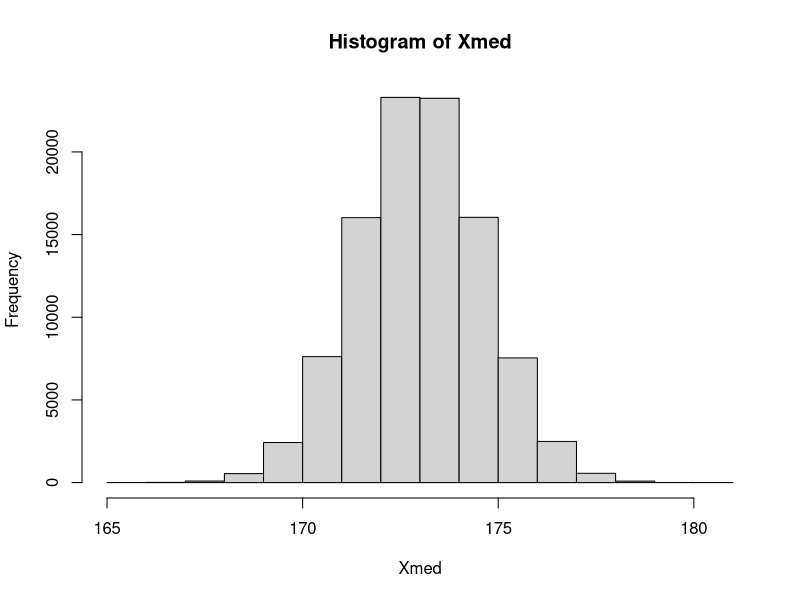
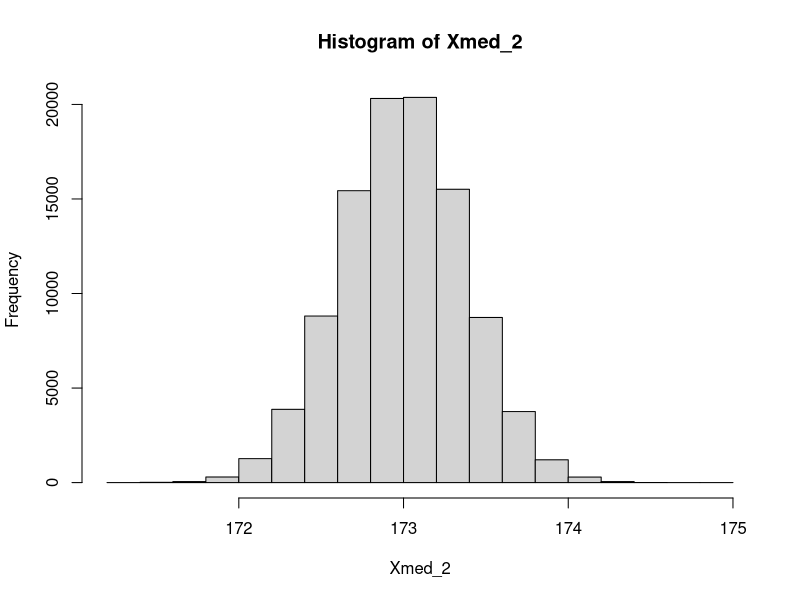
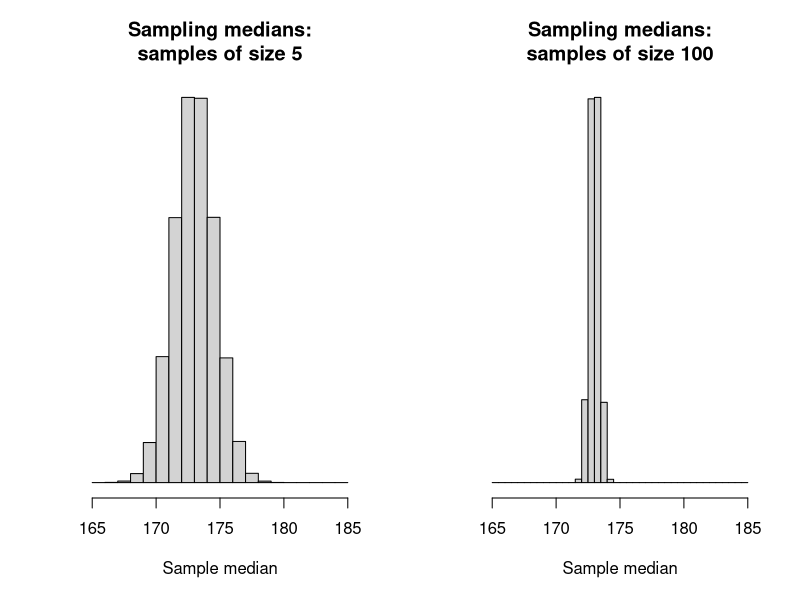
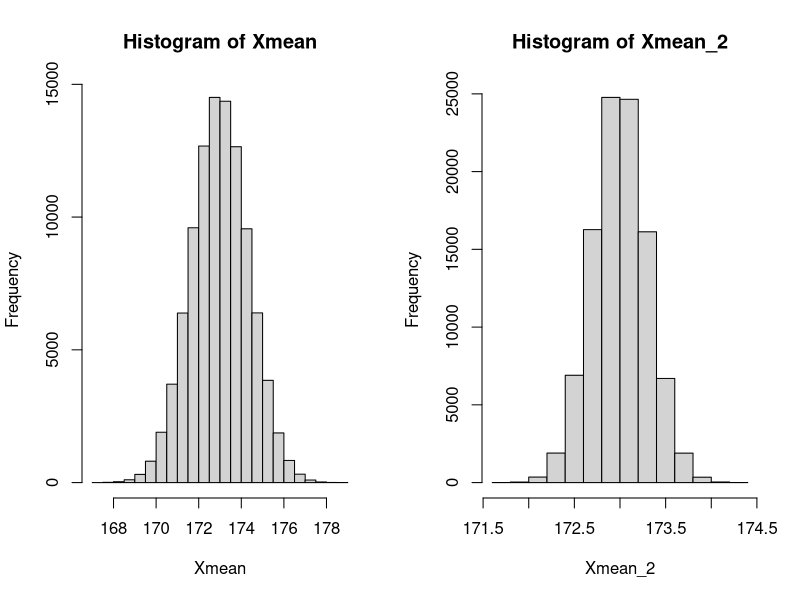
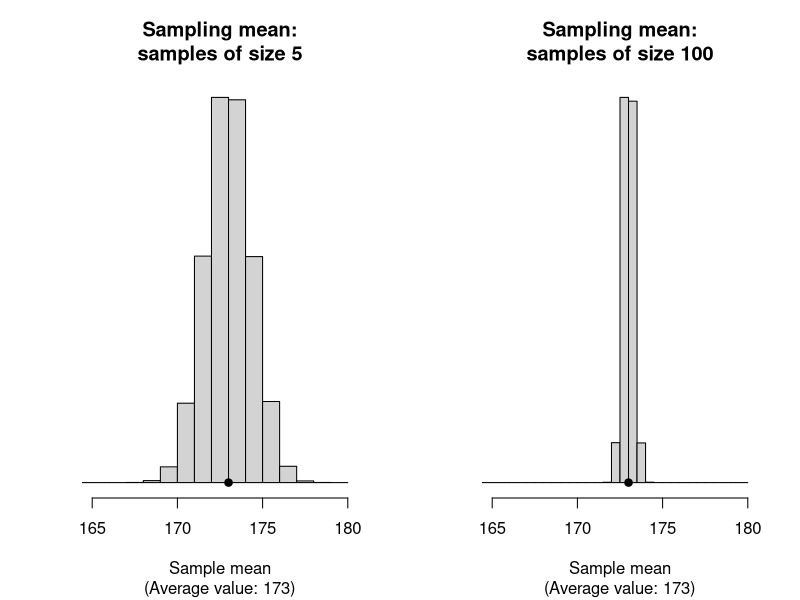
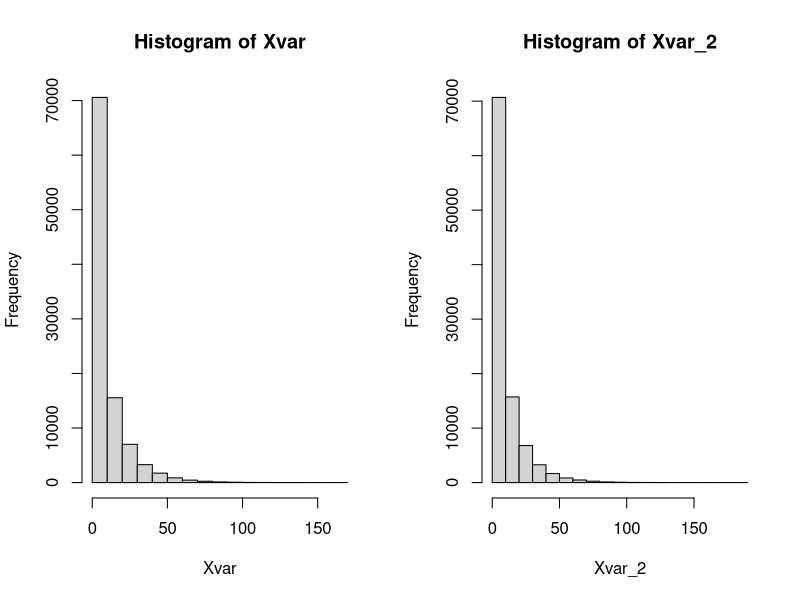
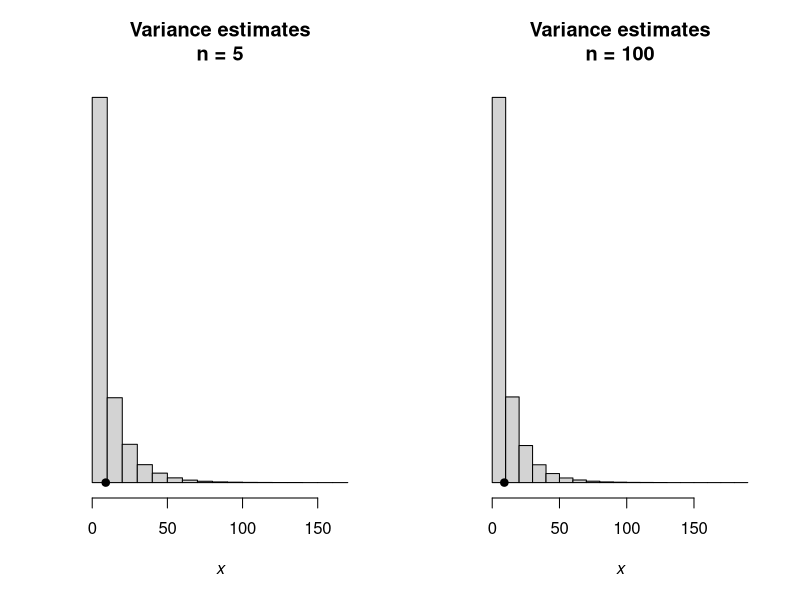
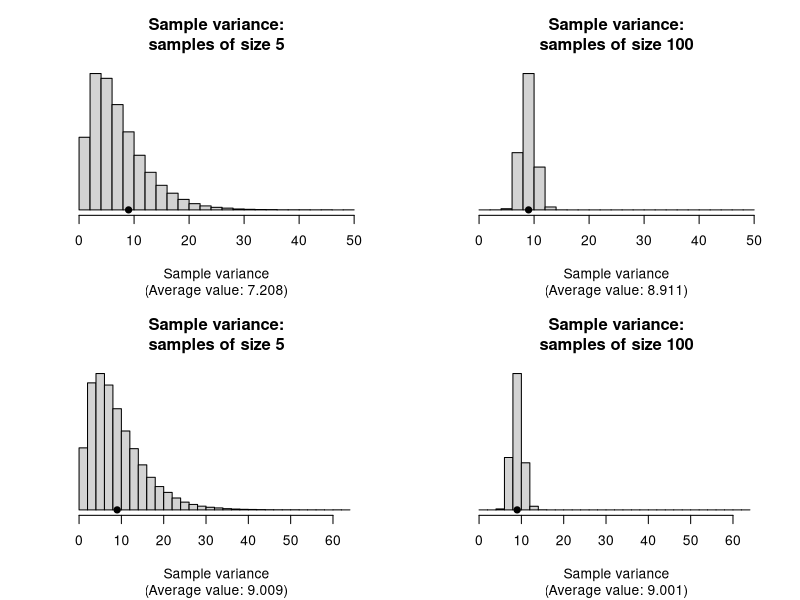

These figures' R source, in order: (Note: this script raises an error after producing the figures.)
## ---- chunk 1
Population <- c(22, 23, 27, 28, 38)
median_P <- median(Population)
median_P
## ---- chunk 2
combn(Population, 2)
## ---- chunk 3
median_S <- combn(Population, 2, FUN = median)
median_S
## ---- chunk 4
table(median_S)
## ---- chunk 5
median_S_2 <- combn(Population, 4, FUN = median)
table(median_S_2)
## ---- chunk 6
set.seed(1592875)
## ---- chunk 7
x_Mn <- 173; x_Sd <- 3        # Population (model) mean and std dev.
sample_Size <- 5              # Sample size is 5
x1 <- rnorm(sample_Size,      # Take a sample of this size...
            mean = x_Mn, sd = x_Sd)     # ... from this distribution
median(x1)                    # Compute the sample median for this sample
## ---- chunk 8
num_Sims <- 100000           # Number of simulations

# Generate random values
Xvals <- rnorm(num_Sims * sample_Size,
               mean = x_Mn, sd = x_Sd)

# Place these into an array, with each sample as a column 
Xvals <- array(Xvals,
               dim = c(sample_Size, num_Sims) )

# Find the median of each sample (i.e., column)
Xmed   <- apply(Xvals, 
                MARGIN = 2, 
                FUN = median) 
hist(Xmed)          # Create the histogram of sample medians
## ---- chunk 9
sample_Size2 <- 100

# Generate random values
Xvals_2 <- rnorm(num_Sims * sample_Size2,
                 mean = x_Mn, sd = x_Sd)

# Place these into an array, with each sample as a column 
Xvals_2 <- array(Xvals_2,
                 dim = c(sample_Size2, num_Sims) )

# Find the minimum of each sample (i.e., column)
Xmed_2   <- apply(Xvals_2, 
                  MARGIN = 2,       # MARGIN = 2 means the columns
                  FUN = median)     # Find the median of each column
hist(Xmed_2)                          # Create the histogram of sample medians
## ---- chunk 10
par( mfrow = c(1, 2))

set.seed(1592875)

hist(Xmed, 
     xlim = c(165, 185),
     xlab = "Sample median",
     ylab = "",
     breaks = seq(165, 185, by = 1),
     main = "Sampling medians:\nsamples of size 5",
     axes = FALSE)
axis(side = 1)

#####

hist(Xmed_2, 
     xlim = c(165, 185),
     xlab = "Sample median",
     ylab = "",
     breaks = seq(165, 185, by = 0.5),
     main = "Sampling medians:\nsamples of size 100",
     axes = FALSE)
axis(side = 1)
## ---- chunk 11
# Mean: n = 5
Xmean   <- apply(Xvals, 
                 MARGIN = 2, 
                 FUN = mean) 
hist(Xmean)          # Create the histogram of sample minimums

# Mean: n = 100
Xmean_2   <- apply(Xvals_2, 
                   MARGIN = 2, 
                   FUN = mean) 
hist(Xmean_2)          # Create the histogram of sample minimums
## ---- chunk 12
par( mfrow = c(1, 2))

hist(Xmean, 
     xlim = c(165, 180),
     xlab = "Sample mean",
     ylab = "",
     breaks = seq(150, 180, by = 1),
     main = "Sampling mean:\nsamples of size 5",
     sub = paste0("(Average value: ", round(mean(Xmean), 1), ")"),
     axes = FALSE)
axis(side = 1)
points(x = x_Mn, 
       y = 0,
       pch = 19)

#####

hist(Xmean_2, 
     xlim = c(165, 180),
     xlab = "Sample mean",
     ylab = "",
     breaks = seq(150, 180, by = 0.5),
     main = "Sampling mean:\nsamples of size 100",
     sub = paste0("(Average value: ", round(mean(Xmean_2), 1), ")"),
     axes = FALSE)
axis(side = 1)
points(x = x_Mn, 
       y = 0,
       pch = 19)


## ---- chunk 13
s2mu <- function(x) { (sum(x - x_Mn)^2) / length(x) }  # Function to find sS2_mu
Xvar   <- apply(Xvals,                                 # Apply fn to each col
                MARGIN = 2,
                FUN = s2mu)
hist(Xvar) 
mean(Xvar)

Xvar_2   <- apply(Xvals_2,
                  MARGIN = 2,
                  FUN = s2mu)
hist(Xvar_2) 
mean(Xvar_2)
## ---- chunk 14
par( mfrow = c(1, 2))

hist(Xvar,
     xlab = expression(italic(x)),
     main = "Variance estimates\nn = 5",
     ylab = "",
     axes = FALSE) 
axis(side = 1)

points(x = x_Sd^2,
       y = 0,
       pch = 19)

hist(Xvar_2,
     xlab = expression(italic(x)),
     main = "Variance estimates\nn = 100",
     ylab = "",
     axes = FALSE) 
axis(side = 1)
points(x = x_Sd^2,
       y = 0,
       pch = 19)
## ---- chunk 15

s2n <- function(x) { (sum( (x - mean(x))^2) ) / length(x)}

Xvarn   <- apply(Xvals, 
                MARGIN = 2, 
                FUN = s2n) 
Xvarn_2   <- apply(Xvals_2, 
                   MARGIN = 2, 
                   FUN = s2n) 


Xvar   <- apply(Xvals, 
                MARGIN = 2, 
                FUN = var) 
Xvar_2   <- apply(Xvals_2, 
                  MARGIN = 2, 
                  FUN = var) 

xRange   <- c(0, 50)
xRange_2 <- c(0, 65)

#####

par( mfrow = c(2, 2))


hist(Xvarn, 
     xlim = xRange,
     xlab = "Sample variance",
     ylab = "",
     breaks = seq(min(xRange), max(xRange), by = 2),
     main = "Sample variance:\nsamples of size 5",
     sub = paste0("(Average value: ", round(mean(Xvarn), 3), ")"),
     axes = FALSE)
axis(side = 1)
points(x = x_Sd^2, 
       y = 0,
       pch = 19)



#####

hist(Xvarn_2,
     xlim = xRange,
     xlab = "Sample variance",
     ylab = "",
     breaks = seq(min(xRange), max(xRange), by = 2),
     main = "Sample variance:\nsamples of size 100",
     sub = paste0("(Average value: ", round(mean(Xvarn_2), 3), ")"),
     axes = FALSE)
axis(side = 1)
points(x = x_Sd^2, 
       y = 0,
       pch = 19)


####
####
####


hist(Xvar, 
     xlim = xRange_2,
     xlab = "Sample variance",
     ylab = "",
     breaks = seq(min(xRange_2), max(xRange_2), by = 2),
     main = "Sample variance:\nsamples of size 5",
     sub = paste0("(Average value: ", round(mean(Xvar), 3), ")"),
     axes = FALSE)
axis(side = 1)
points(x = x_Sd^2, 
       y = 0,
       pch = 19)



#####

hist(Xvar_2, 
     xlim = xRange_2,
     xlab = "Sample variance",
     ylab = "",
     breaks = seq(min(xRange_2), max(xRange_2), by = 2),
     main = "Sample variance:\nsamples of size 100",
     sub = paste0("(Average value: ", round(mean(Xvar_2), 3), ")"),
     axes = FALSE)
axis(side = 1)
points(x = x_Sd^2, 
       y = 0,
       pch = 19)

## ---- chunk 16
set.seed(123)

ns <- c(5, 15, 100)
lambda <- 4
B <- 10000  # number of simulations

sim_means <- lapply(ns, function(n) {
  replicate(B, 
            mean(rexp(n, rate = lambda)))
})

hist(sim_means[[1]]) 
hist(sim_means[[2]])
hist(sim_means[[3]])

# The variance when n = 100 should be about twenty times larger
# than the variance for n = 5:
var(sim_means[[1]]) / var(sim_means[[3]])
## ---- chunk 17
par(mfrow = c(1, 3))

hist(sim_means[[1]], 
     axes = FALSE,
     xlim = c(0, 0.8),
     main = "Sample means:\nn = 5", 
     ylab = "",
     xlab = "Sample means")
axis(side = 1)
points(x = 1/lambda,
       y = 0,
       pch = 19)

hist(sim_means[[2]], 
     axes = FALSE,
     xlim = c(0, 0.8),
     main = "Sample means:\nn = 15", 
     ylab = "",
     xlab = "Sample mean")
axis(side = 1)
points(x = 1/lambda,
       y = 0,
       pch = 19)

hist(sim_means[[3]], 
     axes = FALSE,
     xlim = c(0, 0.8),
     breaks = 5,
     main = "Sample means:\nn = 100", 
     ylab = "",
     xlab = "Sample mean")
axis(side = 1)
points(x = 1/lambda,
       y = 0,
       pch = 19)


## ---- chunk 18
set.seed(8979704) # For reproducibility

a_1 <- -8; a_2 <- 10
num_Sims <- 10000

X_1 <- rnorm(num_Sims,
             mean = 2, 
             sd = sqrt(5) )
X_2 <- rnorm(num_Sims,
             mean = 25, 
             sd = sqrt(1) )

Y <- a_1 * X_1 + a_2 * X_2
hist(Y)

mean(Y); var(Y)

## ---- chunk 19
hist(Y,
     axes = FALSE,
     freq = FALSE,
     ylab = "",
     main = expression(bold(atop(The~distribution~of~the,
                                 random~variable~italic(Y)))),
     xlab = expression(italic(y)))
axis(side = 1)
points(x = 234,
       y = 0,
       pch = 19)

curve(dnorm(x, mean = 234, sd = sqrt(420)),
      add = TRUE,
      lwd = 2,
      from = 150, 
      to = 350)
## ---- chunk 20
2 * ( pnorm( -1.667 ) )
## ---- chunk 21
par( mfrow = c(1, 2))

x <- seq(3 - 4 * 0.6,
         3 + 4 * 0.6,
         length = 200)
y <- dnorm(x,
           mean = 3,
           sd = 0.6)
plot( y ~ x,
      type = "l",
      lwd = 2,
      las = 1,
      axes = FALSE,
      main = "Weight of\nindividual envelopes",
      xlab = "Envelope weight (in g)",
      ylab = "Density")
axis(side = 1)
box()


x <- seq(75 - 4 * 3,
         75 + 4 * 3,
         length = 200)
y <- dnorm(x,
           mean = 75,
           sd = 3)
plot( y ~ x,
      type = "l",
      lwd = 2,
      las = 1,
      axes = FALSE,
      main = "Weight of packs of\n25 envelopes",
      xlab = "Pack weight (in g)",
      ylab = "Density")
axis(side = 1)
box()
shadeNormal(x, y,
            col = "grey",
            lo = 70,
            hi = 80)
## ---- chunk 22
z <- qnorm(0.95)
z

n <- (z * 12 / 5) ^ 2
n
## ---- chunk 23
pnorm( -1.78 )
## ---- chunk 24

## ---- chunk 25

## ---- chunk 26
1 - pnorm(2.69)
## ---- chunk 27
par( mfrow = c(1, 3))

xx <- seq(0.01, 4, length = 100)
plot( x = xx,
      y = dchisq(xx, df = 1),
      lwd = 2,
      type = "l",
      xlab = expression(italic(x)),
      ylab = "Density",
      las = 1,
      main = expression( bold(chi^2*"-"*distribution: df==1)))

xx <- seq(0.001, 15, length = 100)
plot( x = xx,
      y = dchisq(xx, df = 5),
      lwd = 2,
      type = "l",
      xlab = expression(italic(x)),
      ylab = "Density",
      las = 1,
      main = expression( bold(chi^2*"-"*distribution: df==5)))

xx <- seq(0.001, 50, length = 100)
plot( x = xx,
      y = dchisq(xx, df = 20),
      lwd = 2,
      type = "l",
      xlab = expression(italic(x)),
      ylab = "Density",
      las = 1,
      main = expression( bold(chi^2*"-"*distribution: df==20)))
## ---- chunk 28
set.seed(42)

n_a <- 5; n_b <- 20
mu <- 5; sigma2 <- 4
num_Sims   <- 10000

# Simulate nsim values of (n-1)S^2 / sigma^2
scaled_S2_a <- replicate(num_Sims, {
  x <- rnorm(n_a, 
             mean = mu, sd = sqrt(sigma2))
  (n_a - 1) * var(x) / sigma2
})
scaled_S2_b <- replicate(num_Sims, {
  x <- rnorm(n_b, 
             mean = mu, sd = sqrt(sigma2))
  (n_b - 1) * var(x) / sigma2
})

par(mfrow = c(1, 2))

# Plot histogram vs true chi^2(n-1) density
hist(scaled_S2_a, 
     freq = FALSE,
     main = "Scaled sample standard\ndeviation n = 5",
     xlab = "Value")

curve(dchisq(x, df = n_a - 1), 
      add = TRUE, 
      lwd = 2)

hist(scaled_S2_b, 
     freq = FALSE,
     main = "Scaled sample standard\ndeviation n = 20",
     xlab = "Value")

curve(dchisq(x, df = n_b - 1), 
      add = TRUE, 
      lwd = 2)

## ---- chunk 29
# Plot histogram vs true chi^2(n-1) density
par(mfrow = c(1, 2))

hist(scaled_S2_a, 
     freq = FALSE,
     ylim = c(0, 0.18),
     axes = FALSE,
     main = "Scaled sample standard\ndeviation: n = 5",
     ylab = "",
     xlab = "Sample standard deviation")
axis(side = 1)

curve(dchisq(x, df = n_a - 1), 
      add = TRUE, 
      lwd = 2)

###

hist(scaled_S2_b, 
     freq = FALSE,
     axes = FALSE,
     ylab = "",
     main = "Scaled sample standard\ndeviation: n = 20",
     xlab = "Sample standard deviation")
axis(side = 1)

curve(dchisq(x, df = n_b - 1), 
      add = TRUE, 
      lwd = 2)


## ---- chunk 30
1 - pchisq(29.76, 
           df = 24)
## ---- chunk 31
par( mfrow = c(1, 3))

xx <- seq(-4, 4,
          length = 100)

plot( x = xx,
      y = dt(xx, df = 2),
      ylim = c(0, 0.4),
      lwd = 2,
      type = "l",
      axes = FALSE,
      xlab = expression(italic(x)),
      ylab = "Density",
      las = 1,
      main = expression( bold(atop(The~italic(t)*"-"*distribution,
                                   with~2~df))) )
axis(side = 1)
lines( x = xx,
       y = dnorm(x = xx),
       lwd = 2,
       lty = 2,
       col = plotColour1)

plot( x = xx,
      y = dt(xx, df = 7),
      lwd = 2,
      type = "l",
      axes = FALSE,
      xlab = expression(italic(x)),
      ylab = "Density",
      las = 1,
      main = expression( bold(atop(The~italic(t)*"-"*distribution,
                                   with~7~df))))
axis(side = 1)
lines( x = xx,
       y = dnorm(x = xx),
       lwd = 2,
       lty = 2,
       col = plotColour1)

plot( x = xx,
      y = dt(xx, df = 30),
      lwd = 2,
      type = "l",
      axes = FALSE,
      xlab = expression(italic(x)),
      ylab = "Density",
      las = 1,
      main = expression( bold(atop(The~italic(t)*"-"*distribution,
                                   with~30~df))))
axis(side = 1)
lines( x = xx,
       y = dnorm(x = xx),
       lwd = 2,
       lty = 2,
       col = plotColour1)
## ---- chunk 32
pt(-0.645, df = 4)
## ---- chunk 33
par(mfrow = c(1, 3))

xx <- seq(0.01, 4, length = 100)

plot( x = xx,
      y = df(xx, df1 = 1, df2 = 4),
      lwd = 2,
      type = "l",
      xlab = expression(italic(x)),
      ylab = "Density",
      las = 1,
      main = expression(bold(atop(The~italic(F)*"-"*distribution,
                                  with~df=="(1, 4)"))))

plot( x = xx,
      y = df(xx, df1 = 6, df2 = 1),
      lwd = 2,
      type = "l",
      xlab = expression(italic(x)),
      ylab = "Density",
      las = 1,
      main = expression(bold(atop(The~italic(F)*"-"*distribution,
                                  with~df=="(6, 1)"))))

plot( x = xx,
      y = df(xx, df1 = 30, df2 = 5),
      lwd = 2,
      type = "l",
      xlab = expression(italic(x)),
      ylab = "Density",
      las = 1,
      main = expression(bold(atop(The~italic(F)*"-"*distribution,
                                  with~df=="(30, 5)"))))
## ---- chunk 34
pf(1,    df1 = 2, df2 = 10)
qf(0.99, df1 = 2, df2 = 10)
